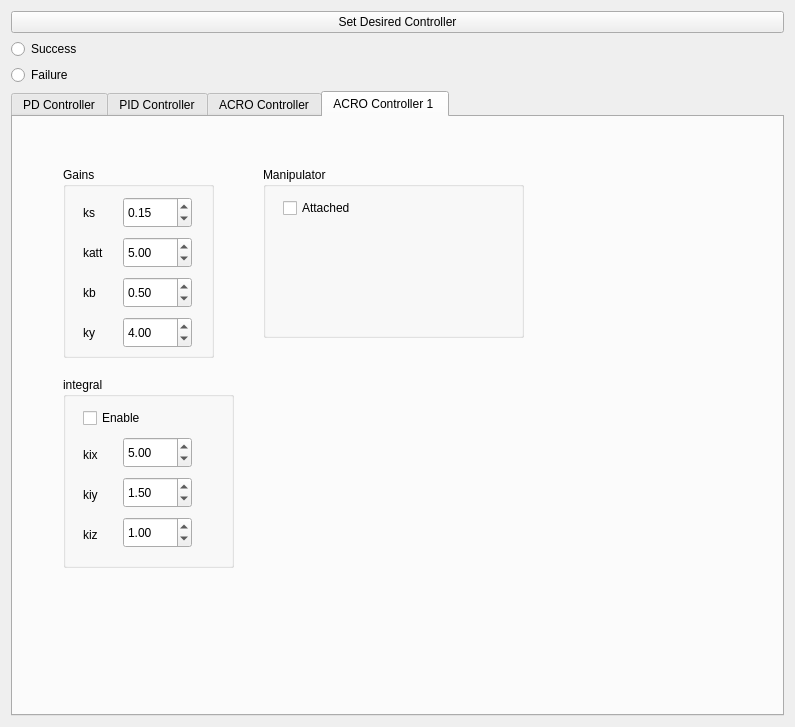
<?xml version="1.0" encoding="UTF-8"?>
<ui version="4.0">
 <class>Form</class>
 <widget class="QWidget" name="Form">
  <property name="geometry">
   <rect>
    <x>0</x>
    <y>0</y>
    <width>795</width>
    <height>727</height>
   </rect>
  </property>
  <property name="windowTitle">
   <string>Form</string>
  </property>
  <property name="styleSheet">
   <string notr="true"/>
  </property>
  <layout class="QGridLayout" name="gridLayout">
   <item row="2" column="1">
    <widget class="QRadioButton" name="Failure">
     <property name="text">
      <string>Failure</string>
     </property>
    </widget>
   </item>
   <item row="0" column="1">
    <widget class="QPushButton" name="SetControllerButton">
     <property name="text">
      <string>Set Desired Controller</string>
     </property>
    </widget>
   </item>
   <item row="1" column="1">
    <widget class="QRadioButton" name="Success">
     <property name="text">
      <string>Success</string>
     </property>
    </widget>
   </item>
   <item row="3" column="1">
    <widget class="QTabWidget" name="ControllerSelect">
     <property name="currentIndex">
      <number>3</number>
     </property>
     <widget class="QWidget" name="tab">
      <attribute name="title">
       <string>PD Controller</string>
      </attribute>
      <widget class="QGroupBox" name="groupBox">
       <property name="geometry">
        <rect>
         <x>40</x>
         <y>40</y>
         <width>191</width>
         <height>111</height>
        </rect>
       </property>
       <property name="title">
        <string>X and Y</string>
       </property>
       <widget class="QDoubleSpinBox" name="DgainXY">
        <property name="geometry">
         <rect>
          <x>0</x>
          <y>60</y>
          <width>69</width>
          <height>27</height>
         </rect>
        </property>
       </widget>
       <widget class="QDoubleSpinBox" name="PgainXY">
        <property name="geometry">
         <rect>
          <x>0</x>
          <y>30</y>
          <width>69</width>
          <height>27</height>
         </rect>
        </property>
       </widget>
       <widget class="QLabel" name="label">
        <property name="geometry">
         <rect>
          <x>80</x>
          <y>30</y>
          <width>67</width>
          <height>17</height>
         </rect>
        </property>
        <property name="text">
         <string>P</string>
        </property>
       </widget>
       <widget class="QLabel" name="label_2">
        <property name="geometry">
         <rect>
          <x>80</x>
          <y>60</y>
          <width>67</width>
          <height>17</height>
         </rect>
        </property>
        <property name="text">
         <string>D</string>
        </property>
       </widget>
      </widget>
      <widget class="QGroupBox" name="groupBox_2">
       <property name="geometry">
        <rect>
         <x>40</x>
         <y>140</y>
         <width>191</width>
         <height>111</height>
        </rect>
       </property>
       <property name="title">
        <string>Z</string>
       </property>
       <widget class="QDoubleSpinBox" name="DgainZ">
        <property name="geometry">
         <rect>
          <x>0</x>
          <y>60</y>
          <width>69</width>
          <height>27</height>
         </rect>
        </property>
       </widget>
       <widget class="QDoubleSpinBox" name="PgainZ">
        <property name="geometry">
         <rect>
          <x>0</x>
          <y>30</y>
          <width>69</width>
          <height>27</height>
         </rect>
        </property>
       </widget>
       <widget class="QLabel" name="label_3">
        <property name="geometry">
         <rect>
          <x>80</x>
          <y>30</y>
          <width>67</width>
          <height>17</height>
         </rect>
        </property>
        <property name="text">
         <string>P</string>
        </property>
       </widget>
       <widget class="QLabel" name="label_11">
        <property name="geometry">
         <rect>
          <x>80</x>
          <y>60</y>
          <width>67</width>
          <height>17</height>
         </rect>
        </property>
        <property name="text">
         <string>D</string>
        </property>
       </widget>
      </widget>
      <widget class="QDoubleSpinBox" name="ThrottleNeutral">
       <property name="geometry">
        <rect>
         <x>40</x>
         <y>320</y>
         <width>69</width>
         <height>27</height>
        </rect>
       </property>
       <property name="decimals">
        <number>0</number>
       </property>
       <property name="minimum">
        <double>1400.000000000000000</double>
       </property>
       <property name="maximum">
        <double>1600.000000000000000</double>
       </property>
       <property name="value">
        <double>1484.000000000000000</double>
       </property>
      </widget>
      <widget class="QLabel" name="label_4">
       <property name="geometry">
        <rect>
         <x>120</x>
         <y>320</y>
         <width>121</width>
         <height>16</height>
        </rect>
       </property>
       <property name="text">
        <string>Throttle Neutral</string>
       </property>
      </widget>
     </widget>
     <widget class="QWidget" name="tab_2">
      <attribute name="title">
       <string>PID Controller</string>
      </attribute>
      <widget class="QGroupBox" name="groupBox_3">
       <property name="geometry">
        <rect>
         <x>50</x>
         <y>50</y>
         <width>231</width>
         <height>121</height>
        </rect>
       </property>
       <property name="title">
        <string>X and Y</string>
       </property>
       <widget class="QDoubleSpinBox" name="DgainXY_PID">
        <property name="geometry">
         <rect>
          <x>0</x>
          <y>60</y>
          <width>69</width>
          <height>27</height>
         </rect>
        </property>
       </widget>
       <widget class="QDoubleSpinBox" name="PgainXY_PID">
        <property name="geometry">
         <rect>
          <x>0</x>
          <y>30</y>
          <width>69</width>
          <height>27</height>
         </rect>
        </property>
       </widget>
       <widget class="QLabel" name="label_12">
        <property name="geometry">
         <rect>
          <x>80</x>
          <y>30</y>
          <width>67</width>
          <height>17</height>
         </rect>
        </property>
        <property name="text">
         <string>P</string>
        </property>
       </widget>
       <widget class="QLabel" name="label_13">
        <property name="geometry">
         <rect>
          <x>80</x>
          <y>60</y>
          <width>67</width>
          <height>17</height>
         </rect>
        </property>
        <property name="text">
         <string>D</string>
        </property>
       </widget>
       <widget class="QDoubleSpinBox" name="IgainXY_PID">
        <property name="geometry">
         <rect>
          <x>0</x>
          <y>90</y>
          <width>69</width>
          <height>27</height>
         </rect>
        </property>
       </widget>
       <widget class="QLabel" name="label_16">
        <property name="geometry">
         <rect>
          <x>80</x>
          <y>90</y>
          <width>67</width>
          <height>17</height>
         </rect>
        </property>
        <property name="text">
         <string>I</string>
        </property>
       </widget>
       <widget class="QPushButton" name="Reset_Int_XY">
        <property name="geometry">
         <rect>
          <x>110</x>
          <y>90</y>
          <width>99</width>
          <height>27</height>
         </rect>
        </property>
        <property name="text">
         <string>Reset Int</string>
        </property>
       </widget>
       <widget class="QPushButton" name="Start_Int_XY">
        <property name="geometry">
         <rect>
          <x>110</x>
          <y>60</y>
          <width>99</width>
          <height>27</height>
         </rect>
        </property>
        <property name="text">
         <string>Start Int</string>
        </property>
       </widget>
      </widget>
      <widget class="QGroupBox" name="groupBox_4">
       <property name="geometry">
        <rect>
         <x>50</x>
         <y>200</y>
         <width>231</width>
         <height>121</height>
        </rect>
       </property>
       <property name="title">
        <string>Z</string>
       </property>
       <widget class="QDoubleSpinBox" name="DgainZ_PID">
        <property name="geometry">
         <rect>
          <x>0</x>
          <y>60</y>
          <width>69</width>
          <height>27</height>
         </rect>
        </property>
       </widget>
       <widget class="QDoubleSpinBox" name="PgainZ_PID">
        <property name="geometry">
         <rect>
          <x>0</x>
          <y>30</y>
          <width>69</width>
          <height>27</height>
         </rect>
        </property>
       </widget>
       <widget class="QLabel" name="label_14">
        <property name="geometry">
         <rect>
          <x>80</x>
          <y>30</y>
          <width>67</width>
          <height>17</height>
         </rect>
        </property>
        <property name="text">
         <string>P</string>
        </property>
       </widget>
       <widget class="QLabel" name="label_15">
        <property name="geometry">
         <rect>
          <x>80</x>
          <y>60</y>
          <width>67</width>
          <height>17</height>
         </rect>
        </property>
        <property name="text">
         <string>D</string>
        </property>
       </widget>
       <widget class="QDoubleSpinBox" name="IgainZ_PID">
        <property name="geometry">
         <rect>
          <x>0</x>
          <y>90</y>
          <width>69</width>
          <height>27</height>
         </rect>
        </property>
       </widget>
       <widget class="QLabel" name="label_17">
        <property name="geometry">
         <rect>
          <x>80</x>
          <y>90</y>
          <width>67</width>
          <height>17</height>
         </rect>
        </property>
        <property name="text">
         <string>I</string>
        </property>
       </widget>
       <widget class="QPushButton" name="Reset_Int_Z">
        <property name="geometry">
         <rect>
          <x>110</x>
          <y>90</y>
          <width>99</width>
          <height>27</height>
         </rect>
        </property>
        <property name="text">
         <string>Reset Int</string>
        </property>
       </widget>
       <widget class="QPushButton" name="pushButton_2">
        <property name="geometry">
         <rect>
          <x>110</x>
          <y>60</y>
          <width>99</width>
          <height>27</height>
         </rect>
        </property>
        <property name="text">
         <string>Start Int</string>
        </property>
       </widget>
      </widget>
      <widget class="QDoubleSpinBox" name="ThrottleNeutral_PID">
       <property name="geometry">
        <rect>
         <x>50</x>
         <y>370</y>
         <width>69</width>
         <height>27</height>
        </rect>
       </property>
       <property name="decimals">
        <number>0</number>
       </property>
       <property name="minimum">
        <double>1000.000000000000000</double>
       </property>
       <property name="maximum">
        <double>1600.000000000000000</double>
       </property>
       <property name="value">
        <double>1484.000000000000000</double>
       </property>
      </widget>
      <widget class="QLabel" name="label_5">
       <property name="geometry">
        <rect>
         <x>140</x>
         <y>370</y>
         <width>121</width>
         <height>16</height>
        </rect>
       </property>
       <property name="text">
        <string>Throttle Neutral</string>
       </property>
      </widget>
      <widget class="QFrame" name="frame">
       <property name="geometry">
        <rect>
         <x>320</x>
         <y>70</y>
         <width>451</width>
         <height>311</height>
        </rect>
       </property>
       <property name="frameShape">
        <enum>QFrame::StyledPanel</enum>
       </property>
       <property name="frameShadow">
        <enum>QFrame::Raised</enum>
       </property>
      </widget>
      <widget class="QCheckBox" name="ButtonCtrStateSubscribe">
       <property name="geometry">
        <rect>
         <x>490</x>
         <y>40</y>
         <width>97</width>
         <height>22</height>
        </rect>
       </property>
       <property name="text">
        <string>Subscribe</string>
       </property>
      </widget>
      <widget class="QSpinBox" name="PID_OPTION">
       <property name="geometry">
        <rect>
         <x>50</x>
         <y>480</y>
         <width>61</width>
         <height>31</height>
        </rect>
       </property>
       <property name="minimum">
        <number>1</number>
       </property>
       <property name="maximum">
        <number>2</number>
       </property>
       <property name="value">
        <number>2</number>
       </property>
      </widget>
      <widget class="QLabel" name="label_6">
       <property name="geometry">
        <rect>
         <x>130</x>
         <y>480</y>
         <width>161</width>
         <height>17</height>
        </rect>
       </property>
       <property name="text">
        <string>Option 1: Unbounded U</string>
       </property>
      </widget>
      <widget class="QLabel" name="label_7">
       <property name="geometry">
        <rect>
         <x>130</x>
         <y>510</y>
         <width>171</width>
         <height>17</height>
        </rect>
       </property>
       <property name="text">
        <string>Option 2: Bounded U</string>
       </property>
      </widget>
      <widget class="QGroupBox" name="groupBox_5">
       <property name="geometry">
        <rect>
         <x>390</x>
         <y>450</y>
         <width>181</width>
         <height>111</height>
        </rect>
       </property>
       <property name="title">
        <string>Default Gains</string>
       </property>
       <widget class="QRadioButton" name="GainsOption1">
        <property name="geometry">
         <rect>
          <x>10</x>
          <y>20</y>
          <width>117</width>
          <height>22</height>
         </rect>
        </property>
        <property name="text">
         <string>Option 1</string>
        </property>
       </widget>
       <widget class="QRadioButton" name="GainsOption2">
        <property name="geometry">
         <rect>
          <x>10</x>
          <y>40</y>
          <width>117</width>
          <height>22</height>
         </rect>
        </property>
        <property name="text">
         <string>Option 2</string>
        </property>
        <property name="autoExclusive">
         <bool>true</bool>
        </property>
       </widget>
       <widget class="QRadioButton" name="GainsOption3">
        <property name="geometry">
         <rect>
          <x>10</x>
          <y>60</y>
          <width>117</width>
          <height>22</height>
         </rect>
        </property>
        <property name="text">
         <string>Option 3</string>
        </property>
       </widget>
      </widget>
     </widget>
     <widget class="QWidget" name="tab_3">
      <attribute name="title">
       <string>ACRO Controller</string>
      </attribute>
     </widget>
     <widget class="QWidget" name="tab_4">
      <attribute name="title">
       <string>ACRO Controller 1 </string>
      </attribute>
      <widget class="QGroupBox" name="groupBox_6">
       <property name="geometry">
        <rect>
         <x>50</x>
         <y>50</y>
         <width>151</width>
         <height>191</height>
        </rect>
       </property>
       <property name="title">
        <string>Gains</string>
       </property>
       <widget class="QDoubleSpinBox" name="SpaceGain">
        <property name="geometry">
         <rect>
          <x>60</x>
          <y>30</y>
          <width>69</width>
          <height>31</height>
         </rect>
        </property>
        <property name="value">
         <double>0.150000000000000</double>
        </property>
       </widget>
       <widget class="QLabel" name="label_8">
        <property name="geometry">
         <rect>
          <x>20</x>
          <y>30</y>
          <width>81</width>
          <height>31</height>
         </rect>
        </property>
        <property name="text">
         <string>ks</string>
        </property>
       </widget>
       <widget class="QDoubleSpinBox" name="AttitudeGain">
        <property name="geometry">
         <rect>
          <x>60</x>
          <y>70</y>
          <width>69</width>
          <height>31</height>
         </rect>
        </property>
        <property name="value">
         <double>5.000000000000000</double>
        </property>
       </widget>
       <widget class="QDoubleSpinBox" name="BoundedGain">
        <property name="geometry">
         <rect>
          <x>60</x>
          <y>110</y>
          <width>69</width>
          <height>31</height>
         </rect>
        </property>
        <property name="value">
         <double>0.500000000000000</double>
        </property>
       </widget>
       <widget class="QLabel" name="label_9">
        <property name="geometry">
         <rect>
          <x>20</x>
          <y>70</y>
          <width>101</width>
          <height>31</height>
         </rect>
        </property>
        <property name="text">
         <string>katt</string>
        </property>
       </widget>
       <widget class="QLabel" name="label_10">
        <property name="geometry">
         <rect>
          <x>20</x>
          <y>110</y>
          <width>31</width>
          <height>31</height>
         </rect>
        </property>
        <property name="text">
         <string>kb</string>
        </property>
       </widget>
       <widget class="QDoubleSpinBox" name="YawGain">
        <property name="geometry">
         <rect>
          <x>60</x>
          <y>150</y>
          <width>69</width>
          <height>31</height>
         </rect>
        </property>
        <property name="value">
         <double>4.000000000000000</double>
        </property>
       </widget>
       <widget class="QLabel" name="label_18">
        <property name="geometry">
         <rect>
          <x>20</x>
          <y>150</y>
          <width>31</width>
          <height>31</height>
         </rect>
        </property>
        <property name="text">
         <string>ky</string>
        </property>
       </widget>
      </widget>
      <widget class="QGroupBox" name="groupBox_8">
       <property name="geometry">
        <rect>
         <x>50</x>
         <y>260</y>
         <width>171</width>
         <height>191</height>
        </rect>
       </property>
       <property name="title">
        <string>integral</string>
       </property>
       <widget class="QDoubleSpinBox" name="IntegralGainX">
        <property name="geometry">
         <rect>
          <x>60</x>
          <y>60</y>
          <width>69</width>
          <height>31</height>
         </rect>
        </property>
        <property name="value">
         <double>5.000000000000000</double>
        </property>
       </widget>
       <widget class="QCheckBox" name="SWTCHint">
        <property name="geometry">
         <rect>
          <x>20</x>
          <y>30</y>
          <width>161</width>
          <height>22</height>
         </rect>
        </property>
        <property name="text">
         <string>Enable</string>
        </property>
       </widget>
       <widget class="QLabel" name="label_19">
        <property name="geometry">
         <rect>
          <x>20</x>
          <y>70</y>
          <width>21</width>
          <height>16</height>
         </rect>
        </property>
        <property name="text">
         <string>kix</string>
        </property>
       </widget>
       <widget class="QDoubleSpinBox" name="IntegralGainY">
        <property name="geometry">
         <rect>
          <x>60</x>
          <y>100</y>
          <width>69</width>
          <height>31</height>
         </rect>
        </property>
        <property name="value">
         <double>1.500000000000000</double>
        </property>
       </widget>
       <widget class="QLabel" name="label_39">
        <property name="geometry">
         <rect>
          <x>20</x>
          <y>110</y>
          <width>21</width>
          <height>16</height>
         </rect>
        </property>
        <property name="text">
         <string>kiy</string>
        </property>
       </widget>
       <widget class="QDoubleSpinBox" name="IntegralGainZ">
        <property name="geometry">
         <rect>
          <x>60</x>
          <y>140</y>
          <width>69</width>
          <height>31</height>
         </rect>
        </property>
        <property name="value">
         <double>1.000000000000000</double>
        </property>
       </widget>
       <widget class="QLabel" name="label_40">
        <property name="geometry">
         <rect>
          <x>20</x>
          <y>150</y>
          <width>21</width>
          <height>16</height>
         </rect>
        </property>
        <property name="text">
         <string>kiz</string>
        </property>
       </widget>
      </widget>
      <widget class="QGroupBox" name="groupBox_7">
       <property name="geometry">
        <rect>
         <x>250</x>
         <y>50</y>
         <width>261</width>
         <height>171</height>
        </rect>
       </property>
       <property name="title">
        <string>Manipulator</string>
       </property>
       <widget class="QCheckBox" name="SWTCHmanip">
        <property name="geometry">
         <rect>
          <x>20</x>
          <y>30</y>
          <width>97</width>
          <height>22</height>
         </rect>
        </property>
        <property name="text">
         <string>Attached</string>
        </property>
       </widget>
      </widget>
     </widget>
    </widget>
   </item>
  </layout>
 </widget>
 <resources/>
 <connections/>
</ui>
